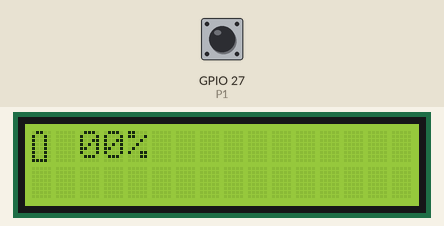
This sketch was run on a simulated ESP32. Parts: 16×2 character LCD. The inputs (shaded band) are chosen by the test bench; at power-on: GPIO 27 (P1) HIGH.

Above: at 1.2 s.
1.3 s: GPIO 27 (P1) pulled LOW for 3.2 s
At 2.2 s:
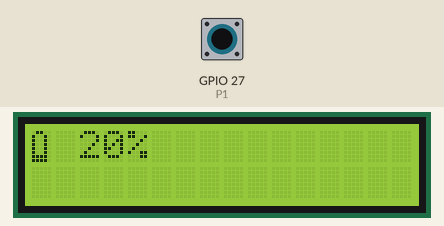
At 5.2 s:
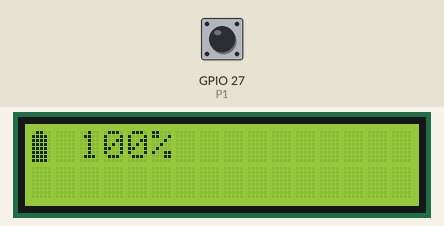
Timing chart, 0 to 6.7 s (numbered marks = the images above; inputs shaded):
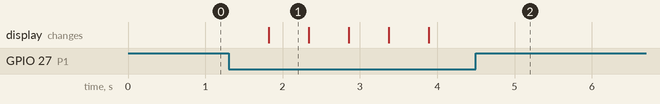

The sketch:

LCD08_especial_bat.ino
```cpp
//------------------------------------------------------------
// Programa: LCD08_especial_bat.ino (ESP32 + BIOS Shield)
// Autor: Gabriel Bravo Eguren T31A
// Descripción: Realizar un programa que cree seis caracteres especiales que muestren
//              una pila al 0%, 20%, 40%, 60%, 80% y 100%. Inicialmente se muestra el símbolo de 00% y cada vez
//              que se pulse P1 se debe incrementar la carga en un 20% y mostrar el símbolo correcto. Si se deja
//              pulsado P1 se incrementa la carga cada 500ms
//------------------------------------------------------------

#include <LiquidCrystal_PCF8574.h>

#define P1 27

LiquidCrystal_PCF8574 lcd(0x3F);

bool update = true;
int carga = 0;

byte bat[6][8] = {
  {
    B01100,
    B10010,
    B10010,
    B10010,
    B10010,
    B10010,
    B10010,
    B11110
  }, {
    B01100,
    B10010,
    B10010,
    B10010,
    B10010,
    B10010,
    B11110,
    B11110
  }, {
    B01100,
    B10010,
    B10010,
    B10010,
    B10010,
    B11110,
    B11110,
    B11110
  }, {
    B01100,
    B10010,
    B10010,
    B10010,
    B11110,
    B11110,
    B11110,
    B11110
  }, {
    B01100,
    B10010,
    B11110,
    B11110,
    B11110,
    B11110,
    B11110,
    B11110
  },{
    B01100,
    B11110,
    B11110,
    B11110,
    B11110,
    B11110,
    B11110,
    B11110
  }
};

void setup()
{
  lcd.begin(16, 2);
  lcd.setBacklight(255);

  pinMode(P1, INPUT_PULLUP);
}

void loop()
{
  if(!digitalRead(P1))
  {
    if(carga < 5)
    {
      carga++;
      update = true;
      delay(500);
    }
  }

  if(update)
  {
    lcd.clear();

    lcd.createChar(0, bat[carga]);
    lcd.clear();
    lcd.write((byte)0);

    if(carga == 0) lcd.print(" 00%");
    if(carga == 1) lcd.print(" 20%");
    if(carga == 2) lcd.print(" 40%");
    if(carga == 3) lcd.print(" 60%");
    if(carga == 4) lcd.print(" 80%");
    if(carga == 5) lcd.print(" 100%");

    update = false;
  }
}
```

Measured:
- after the input at 1.3 s, the display: changes after 0.52 s (image 1)
- what the display in image 1 shows lasts 0.5 s, from 1.8 s to 2.3 s
